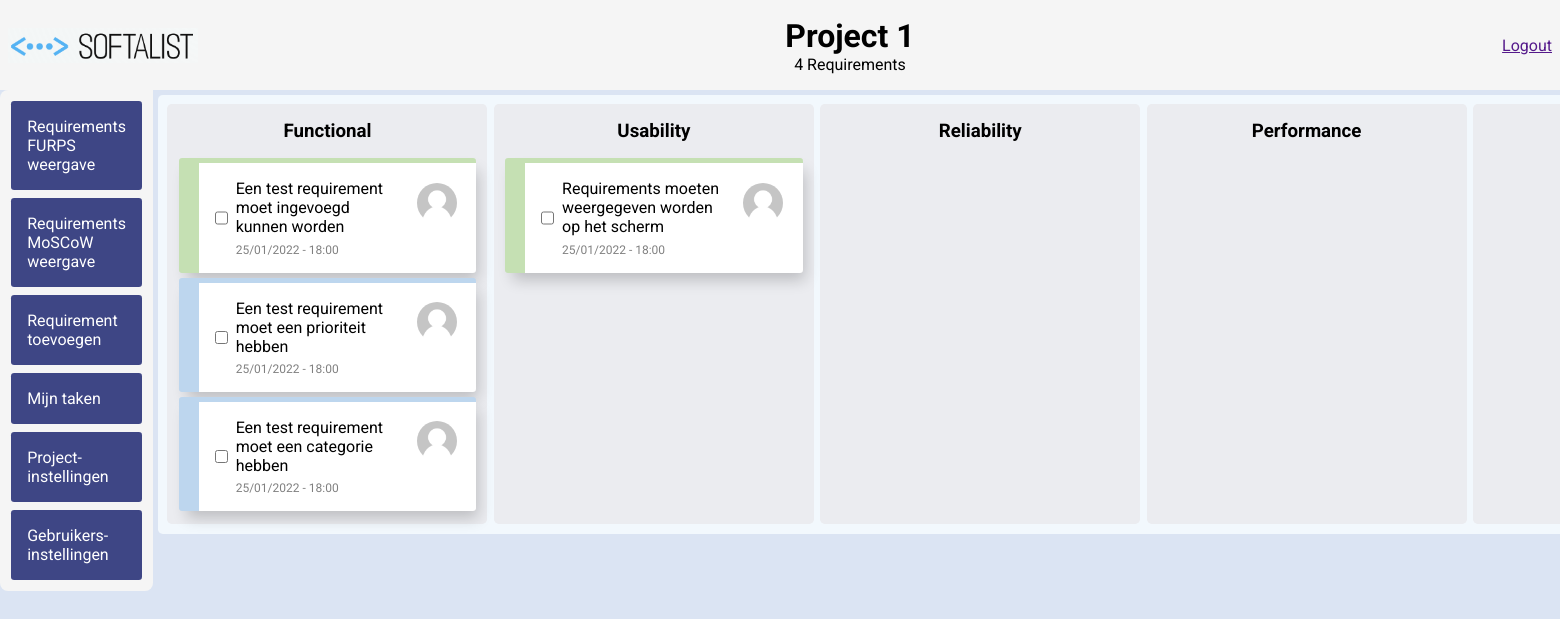
Screenshot of /index.php?view=furps with the database file from the repository.
### tables this page shows
CREATE TABLE IF NOT EXISTS projecten(
    project_id              INTEGER PRIMARY KEY AUTO_INCREMENT,
    project_name            VARCHAR(255),
    project_date_added      DATETIME DEFAULT CURRENT_TIMESTAMP,
    project_date_deadline   DATETIME DEFAULT CURRENT_TIMESTAMP,
    project_manager         INTEGER,
    FOREIGN KEY (project_manager) REFERENCES users(user_id)
);

CREATE TABLE IF NOT EXISTS requirement_categories(
    category_id             INTEGER PRIMARY KEY AUTO_INCREMENT,
    category_name           VARCHAR(255),
    project_id              INTEGER DEFAULT '0',
    FOREIGN KEY (project_id) REFERENCES projecten(project_id)
);

CREATE TABLE IF NOT EXISTS requirements(
    requirement_id          INTEGER PRIMARY KEY AUTO_INCREMENT,
    requirement_name        VARCHAR(255),
    project_id              INTEGER NOT NULL,
    priority_id             INTEGER,
    category_id             INTEGER,
    status_id               INTEGER,
    user_id_added           INTEGER,
    user_id_task            INTEGER,
    date_added              DATETIME DEFAULT CURRENT_TIMESTAMP,
    date_deadline           DATETIME,
    FOREIGN KEY (priority_id) REFERENCES requirement_priorities(priority_id),
    FOREIGN KEY (category_id) REFERENCES requirement_categories(category_id),
    FOREIGN KEY (project_id) REFERENCES projecten(project_id),
    FOREIGN KEY (status_id) REFERENCES requirement_status(status_id),
    FOREIGN KEY (user_id_added) REFERENCES users(user_id),
    FOREIGN KEY (user_id_task) REFERENCES users(user_id)
);

### includes/functions.inc.php (called while the page is built, shortened)
<?php
function autoloadClass($class_name)
{
	$class_name_exploded = explode("\\", $class_name);
	$path_to_file = './classes/' . $class_name_exploded[1] . '.class.php';
}
?>

### classes/Database.class.php (called while the page is built, shortened)
<?php
class Database
{
    protected function connect()
    {
        try {
            $hostname = 'localhost';
            $username = 'root';
            $password = '';
            $database = 'softalist_test';
            $pdo = new \PDO("mysql:host=$hostname;dbname=$database", $username, $password);
            return $pdo;
        }
        catch(\PDOException $e) {
            echo "Verbinding met de database is mislukt: " . $e->getMessage() . "<br>";
            die();
        }
    }
    public function select($query, $arguments = null)
    {
        $statement = $this->connect()->prepare($query);
        if (!$statement->execute($arguments)) {
            $statement = null;
            return "Error: Probleem met statement!";
            exit();
        }
        return $statement->fetchAll(\PDO::FETCH_ASSOC);
    }
}

### classes/Category.class.php (called while the page is built, shortened)
<?php
class Category
{
    private string $id;
    private string $name;
    public function __construct(string $id,  string $name)
    {
        $this->id = $id;
    }
    public function getId()
    {
        return $this->id;
    }
    public function getName()
    {
        return $this->name;
    }
    public function setName($newName)
    {
        $this->name = $newName;
    }
}

### classes/Requirement.class.php (called while the page is built, shortened)
<?php
class Requirement
{
    private $id;
    private string $name;
    private string $priority;
    private string $category;
    private string $datetime_deadline = "25/01/2022 - 18:00";
    private int $user_task_id;
    private $status;
    public function getId()
    {
        return $this->id;
    }
    public function setId($newId)
    {
        $this->id = $newId;
    }
    public function getUserTaskId()
    {
        return $this->user_task_id;
    }
    public function setUserTaskId(int $userId)
    {
        $this->user_task_id = $userId;
    }
    public function getStatus()
    {
        return $this->status;
    }
    public function setStatus($newStatus)
    {
        $this->status = $newStatus;
    }
    public function __construct(Project $project, string $name, string $priority, string $category, $status = 1)
    {
        $this->priority = $priority;
        $this->category = $category;
    }
    public function getName()
    {
        return $this->name;
    }
    public function getDateTimeDeadline()
    {
        return $this->datetime_deadline;
    }
    public function setName($name)
    {
        $this->name = $name;
    }
    public function getPriority()
    {
        return $this->priority;
    }
    public function getCategory()
    {
        return $this->category;
    }
}

### classes/Priority.class.php (called while the page is built, shortened)
<?php
class Priority
{
    private string $id;
    public function __construct(string $id,  string $name, string $textColor, string $backgroundColor)
    {
        $this->id = $id;
    }
    public function getId()
    {
        return $this->id;
    }
}

### classes/Project.class.php (the view, shortened to what this page needs)
<?php
class Project
{
    private int $id;
    private string $name;
    private Database $database;
    private array $requirements = [];
    private array $categories = [];
    private array $priorities = [];
    public function __construct(Database $db, int $id)
    {
        $this->id = $id;
        $this->database = $db;
        $this->selectName();
        $this->selectArrayOfPriorities();
        $this->selectArrayOfCategories();
        $this->selectArrayOfRequirements();
    }
    private function selectName()
    {
        $query = "SELECT `project_name` FROM projecten WHERE `project_id` = ?";
        $result = $this->database->select($query, [$this->id])[0]["project_name"];
    }
    private function selectArrayOfRequirements()
    {
        $query = "SELECT * FROM requirements WHERE `project_id` = ? ORDER BY `status_id` ASC, `date_deadline` DESC, `priority_id` ASC, `category_id` ASC, `requirement_id` ASC";
        $this->convertArrayToRequirementObjects($this->database->select($query, [$this->id]));
    }
    private function selectArrayOfPriorities()
    {
        $query = "SELECT * FROM `requirement_priorities` WHERE `project_id` = ? ORDER BY `priority_id` ASC";
        $this->convertArrayToPriorities($this->database->select($query, [$this->id]));
    }
    private function selectArrayOfCategories()
    {
        $query = "SELECT * FROM `requirement_categories` WHERE `project_id` = ? ORDER BY `category_id` ASC";
        $this->convertArrayToCategories($this->database->select($query, [$this->id]));
    }
    public function convertArrayToPriorities($array)
    {
        for ($i = 0; $i < count($array); $i++) {
            $priority = new Priority(
                $array[$i]["priority_id"],
                $array[$i]["priority_name"],
                $array[$i]["priority_color"],
                $array[$i]["priority_backgroundcolor"]
            );
        }
    }
    public function convertArrayToCategories($array)
    {
        for ($i = 0; $i < count($array); $i++) {
            $category = new Category(
                $array[$i]["category_id"],
                $array[$i]["category_name"]
            );
        }
    }
    public function convertArrayToRequirementObjects($array)
    {
        for ($i = 0; $i < count($array); $i++) {
            $requirement = new Requirement(
                $this,
                $array[$i]["requirement_name"],
                $array[$i]["priority_id"],
                $array[$i]["category_id"],
                $array[$i]["status_id"]
            );
        }
    }
    public function countRequirements()
    {
        return count($this->requirements);
    }
    public function showAllRequirementsOfCategoryWithPriority(Category $category, $priority)
    {
        for ($i=0; $i < count($this->requirements); $i++) {
            if ($this->requirements[$i]->getCategory() == $category->getId() && $this->requirements[$i]->getPriority() == $priority->getId()) {
                $this->displayRequirementCard($this->requirements[$i]);
            }
        }
    }
    public function displayRequirementCard(Requirement $requirement)
    {
        echo "<div class=\"";
        switch ($requirement->getPriority()) {
            case "1":
                $moscowTypeName = "musthave";
                break;
            case "2":
                $moscowTypeName = "shouldhave";
                break;
        }
            echo $moscowTypeName;
            if ($requirement->getStatus() == 5) {
                echo " completed";
            }
            echo " \" draggable=true";
            echo ">";
            echo "<input name=\"requirement_checkbox\" type=checkbox ";
            if ($requirement->getStatus() == 5) {
                echo " checked";
            }
            echo " id=\"check_" . $requirement->getId() . "_" . $requirement->getStatus() . "\"> ";
            echo "<div class=\"card-info\">";
            echo "<span>" . $requirement->getName() . "</span>";
            echo "<span class=\"card-deadline\">" .
                $requirement->getDateTimeDeadline() .
                "</span>";
            echo "</div>";
            echo "<button name=\"assignToMe\" id=\"" . $requirement->getId() . "_" . $_SESSION["userid"] . "\">";
            echo "<img class=\"card-image\" src=./images/profielfoto/";
            echo $requirement->getUserTaskId();
            echo ".jpg width=80 height=80>";
            echo "</button>";
            echo "</div>";
    }
    public function getName()
    {
        return $this->name;
    }
    public function setName($newName)
    {
        $this->name = $newName;
    }
    public function getPriorities()
    {
        return $this->priorities;
    }
    private function setPriority(Priority $priority)
    {
        $this->priorities[] = $priority;
    }
    public function getCategories()
    {
        return $this->categories;
    }
    private function setCategory(Category $category)
    {
        $this->categories[] = $category;
    }
    private function setRequirement(Requirement $requirement)
    {
        $this->requirements[] = $requirement;
    }
}

### header.php (shortened to what this page needs)
<!DOCTYPE html>
<html lang="en">
<head>
</head>
<body>
<link rel="stylesheet" href="./css/style.css">
<header>
<img src="./images/softalist_temp_logo.png" height=35px alt="Logo">
<div class="">
    <center>
    <h1><?= $project->getName(); ?></h1>
    <?= $project->countRequirements(); ?> Requirements
    </center>
</div>
<div class="">
    <a href="">Logout</a>
</div>
</header>
<main>

### navigation.php
<nav>
            <ul>
                <a href="index.php?view=furps"><li>Requirements<br>FURPS weergave</li></a>
                <a href="index.php?view=moscow"><li>Requirements<br>MoSCoW weergave</li></a>
                <a href="index.php?view=newreq"><li>Requirement toevoegen</li></a>
                <a href="index.php?view=mytasks"><li>Mijn taken</li></a>
                <li>Project-instellingen</li>
                <li>Gebruikers-instellingen</li>
            </ul>
        </nav>

### index.php (shortened to what this page needs)
<?php
require_once ("./includes/functions.inc.php");
$projectId = isset($_GET['id']) ? $_GET['id'] : 1;
$project = new Softalist\Project(new Softalist\Database(), $projectId);
include ("header.php");
include ("navigation.php");
?>
<link rel="stylesheet" href="https://use.fontawesome.com/releases/v5.15.4/css/all.css">
    <section>
        <div class="requirements">
            <?php
$view = isset($_GET['view']) ? $_GET['view'] : "moscow";
            if ($view == "furps") {
                include ('./template/furps.template.php');
            }
            ?>
        </div>
    </section>
<?php include ("footer.php"); ?>

### template/furps.template.php (shortened to what this page needs)
<div class="moscow-main">
<?php
for ($i = 0; $i < count($project->getCategories()); $i++) {
    echo "<div class=moscow-card>";
    echo "<h3>" . $project->getCategories()[$i]->getName() . "</h3>";
    for ($u = 0; $u < count($project->getPriorities()); $u++) {
        $project->showAllRequirementsOfCategoryWithPriority($project->getCategories()[$i], $project->getPriorities()[$u]);
    }
    echo "</div>";
}
?>
</div>

### footer.php
</main>
</body>
</html>

### css/style.css (style rules this page uses)
*, *::before, *::after { margin: 0; padding: 0; box-sizing: border-box; font-family: 'Roboto', sans-serif; }
body { background-color: #DBE4F3; display: flex; flex-direction: column; align-items: center; justify-content: space-between; }
header { background-color: whitesmoke; width: 100%; padding: 0.5rem; position: -webkit-sticky; position: sticky; top: 0; height: 90px; display: flex; flex-direction: row; align-items: center; justify-content: space-between; }
main { background-color: #DBE4F3; display: flex; flex-direction: row; width: 100%; justify-content: space-between; align-items: flex-start; margin: 0; padding: 0; }
nav { background-color: whitesmoke; padding: 0.2rem; position: -webkit-sticky; position: sticky; top: 90px; height: 100%; border-radius: 0.5rem; border-top-right-radius: 0rem; }
nav li { padding: 1rem; margin: 0.5rem; border-radius: 0.2rem; background-color: #3E4685; color: white; text-decoration: none; }
nav a { color: white; text-decoration: none; }
section { background-color: #DBE4F3; flex-grow: 2; }
.requirements { background-color: none; margin: 0.2rem; display: flex; flex-direction: row; justify-content:space-evenly; }
.moscow-main { background-color: #F2F8FD; padding: 0.4rem; margin: 0.1rem 0.1rem; border-radius: 0.3rem; display: flex; flex-direction: row; }
.moscow-card { background-color: #EBECF0; padding: 0.5rem; margin: 0.2rem; border-radius: 0.3rem; max-width: 20rem; min-width: 20rem; }
.moscow-card h3 { text-align: center; margin: 0.5rem auto 1rem; }
.musthave, .shouldhave, .couldhave, .wonthave { margin: 0.3rem 0.2rem; padding: 1.0rem; border: 0px solid white; border-radius: 0.2rem; background-color: white; box-shadow: 5px 10px 15px -3px rgba(0,0,0,0.2); display: flex; flex-direction: row; }
.card-image { border-radius: 50%; width: 2.5rem; height: 2.5rem; margin-left: 0.75rem; align-self: center; }
.card-info { display: flex; flex-direction: column; font-size: 1rem; }
.card-deadline { margin-top:0.4rem; font-size: 0.75rem; color: gray; }
.musthave { border-left: 20px solid #C5E0B3; border-top: 5px solid #C5E0B3; }
.shouldhave { border-left: 20px solid #BDD6EE; border-top: 5px solid #BDD6EE; }

### index.php (style rules this page uses)
input[type=checkbox] { margin-right: 0.5rem; cursor: crosshair; }
button { text-align: center; padding: 0.2rem; height: fit-content; width: fit-content; cursor: copy; background: none; border: none; }

### rows the page displays
projecten: project_name "Project 1"
requirement_categories: category_name "Functional"
requirements: requirement_name "Een test requirement moet ingevoegd kunnen worden"
requirements: requirement_name "Een test requirement moet een prioriteit hebben"
requirements: requirement_name "Een test requirement moet een categorie hebben"
requirement_categories: category_name "Usability"
requirements: requirement_name "Requirements moeten weergegeven worden op het scherm"
requirement_categories: category_name "Reliability"
requirement_categories: category_name "Performance"

### other values shown
$project->countRequirements() "4"
